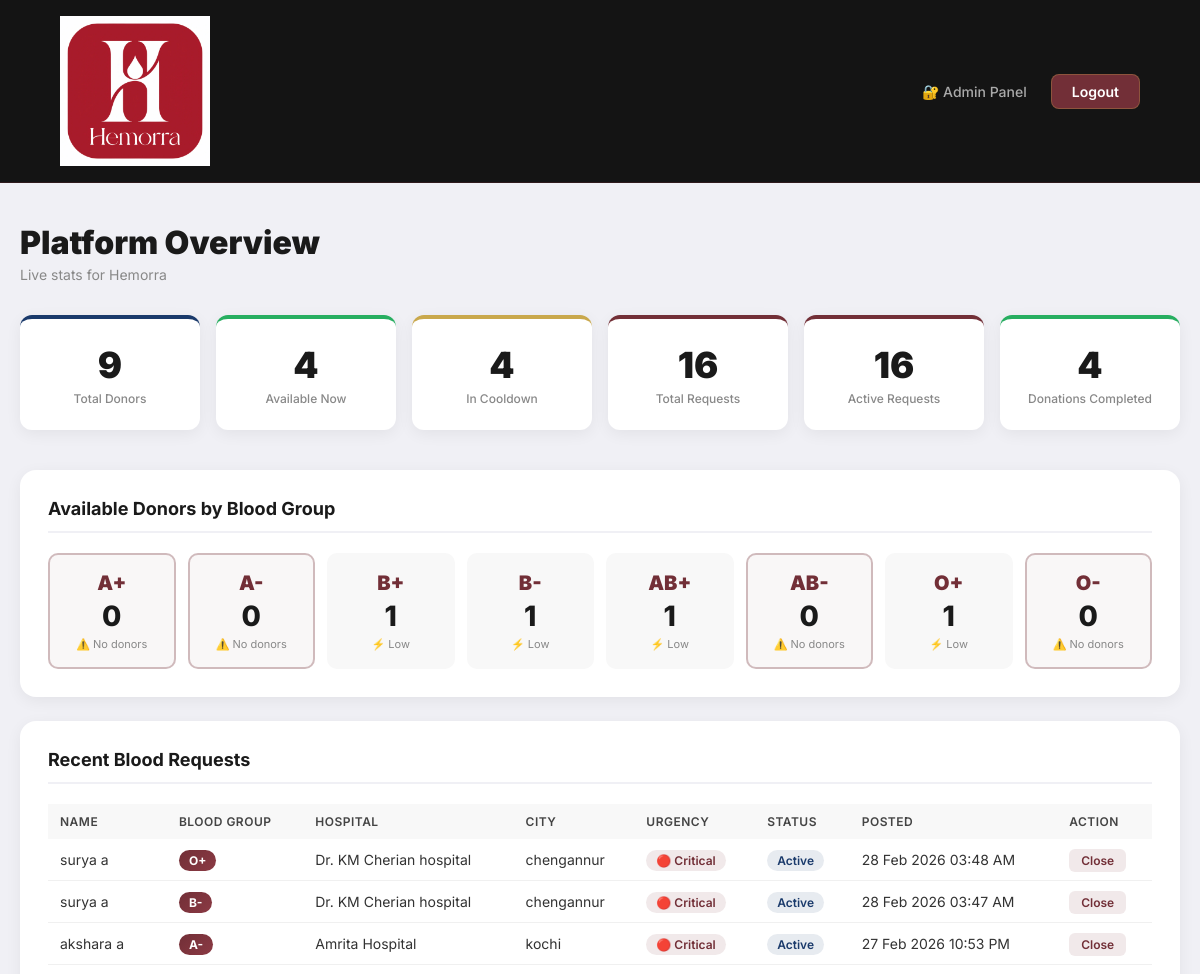
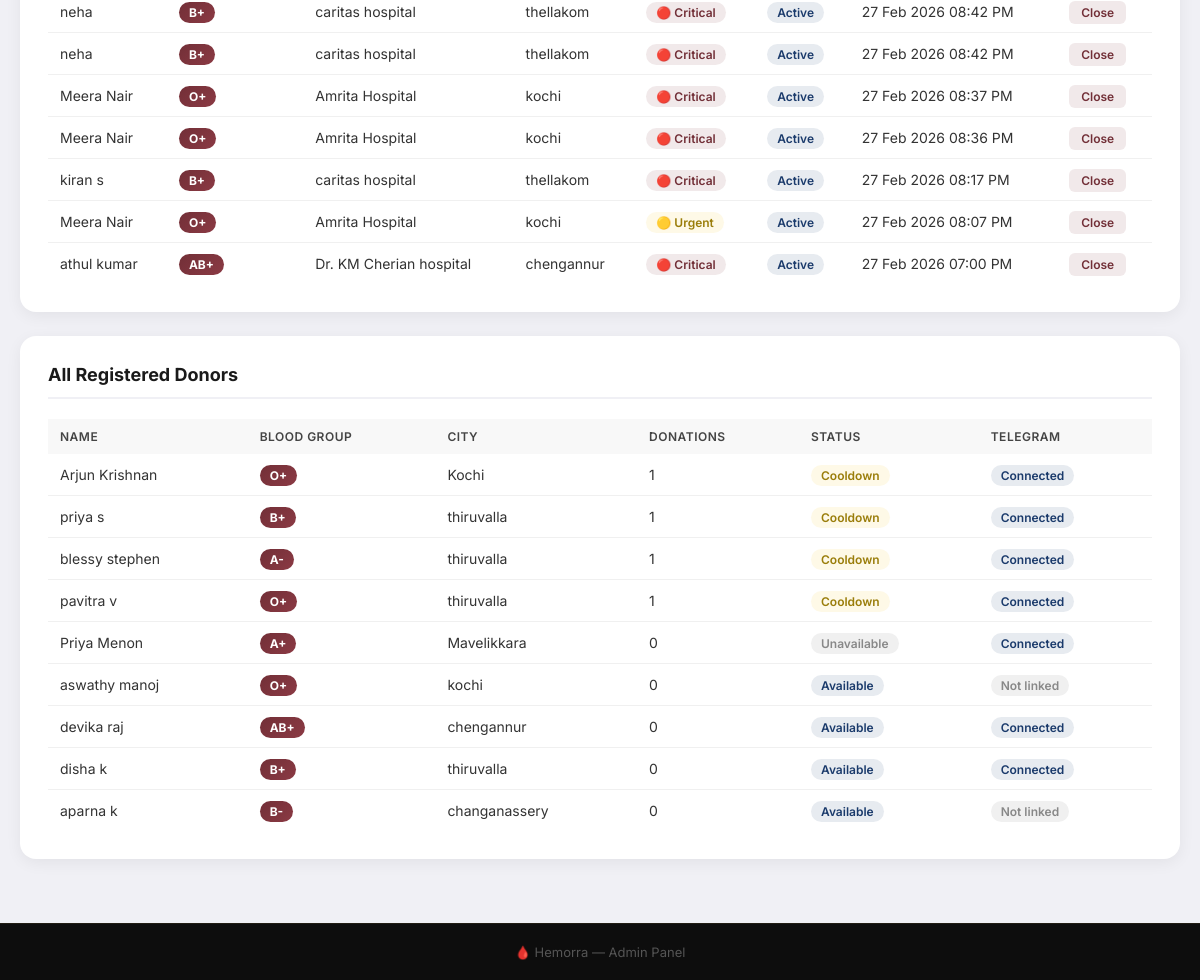
The app's page /admin/dashboard (signed in) with its own data (2 pictures, top to bottom).
### database.py (models this page shows)
class User(db.Model):
    id = db.Column(db.Integer, primary_key=True)
    name = db.Column(db.String(100), nullable=False)
    email = db.Column(db.String(100), unique=True, nullable=False)
    college_id = db.Column(db.String(50), unique=True, nullable=False)
    blood_group = db.Column(db.String(5), nullable=False)
    weight = db.Column(db.Float, nullable=False)
    city = db.Column(db.String(100), nullable=False)
    last_donation_date = db.Column(db.DateTime, nullable=True)
    is_available = db.Column(db.Boolean, default=True)
    next_eligible_date = db.Column(db.DateTime, nullable=True)
    donate_count = db.Column(db.Integer, default=0)
    password = db.Column(db.String(200), nullable=False)
    telegram_chat_id = db.Column(db.String(100), nullable=True)

class BloodRequest(db.Model):
    id = db.Column(db.Integer, primary_key=True)
    requester_name = db.Column(db.String(100), nullable=False)
    requester_phone = db.Column(db.String(20), nullable=False)
    blood_group = db.Column(db.String(5), nullable=False)
    hospital = db.Column(db.String(200), nullable=False)
    city = db.Column(db.String(100), nullable=False)
    urgency = db.Column(db.String(20), nullable=False)
    status = db.Column(db.String(20), default='active')
    unique_code = db.Column(db.String(10), unique=True, nullable=False)
    created_at = db.Column(db.DateTime, default=datetime.utcnow)

### app.py (the view)
@app.route('/admin/dashboard')
def admin_dashboard():
    if not session.get('admin'):
        return redirect(url_for('admin'))
    total_donors = User.query.count()
    available_donors = User.query.filter_by(is_available=True).filter(
        (User.next_eligible_date == None) |
        (User.next_eligible_date <= datetime.utcnow())
    ).count()
    in_cooldown = User.query.filter(
        User.next_eligible_date > datetime.utcnow()
    ).count()
    total_requests = BloodRequest.query.count()
    active_requests = BloodRequest.query.filter_by(status='active').count()
    total_donations = DonorResponse.query.filter_by(status='donated').count()
    blood_groups = ['A+', 'A-', 'B+', 'B-', 'AB+', 'AB-', 'O+', 'O-']
    blood_group_counts = {}
    for bg in blood_groups:
        count = User.query.filter_by(blood_group=bg, is_available=True).filter(
            (User.next_eligible_date == None) |
            (User.next_eligible_date <= datetime.utcnow())
        ).count()
        blood_group_counts[bg] = count
    recent_requests = BloodRequest.query.order_by(
        BloodRequest.created_at.desc()
    ).limit(10).all()
    all_donors = User.query.order_by(User.donate_count.desc()).all()
    return render_template('admin_dashboard.html',
        total_donors=total_donors,
        available_donors=available_donors,
        in_cooldown=in_cooldown,
        total_requests=total_requests,
        active_requests=active_requests,
        total_donations=total_donations,
        blood_group_counts=blood_group_counts,
        recent_requests=recent_requests,
        all_donors=all_donors,
        now=datetime.utcnow()
    )

### templates/admin_dashboard.html (shortened to what this page needs)
<!DOCTYPE html>
<html lang="en">
<head>
    <link rel="stylesheet" href="{{ url_for('static', filename='style.css') }}">
</head>
<body class="admin-body">
    <nav class="nav-landing">
        <img src="{{ url_for('static', filename='logo.png.jpeg') }}" alt="Hemorra" class="nav-logo-img">
        <div class="nav-links">
            <span class="nav-name">🔐 Admin Panel</span>
            <a href="/admin/logout" class="btn-nav-register">Logout</a>
        </div>
    </nav>
    <div class="admin-container">
        <div class="admin-header">
            <h1>Platform Overview</h1>
            <p>Live stats for Hemorra</p>
        </div>
        <div class="admin-stats-grid">
            <div class="admin-stat-card blue">
                <div class="admin-stat-num">{{ total_donors }}</div>
                <div class="admin-stat-label">Total Donors</div>
            </div>
            <div class="admin-stat-card green">
                <div class="admin-stat-num">{{ available_donors }}</div>
                <div class="admin-stat-label">Available Now</div>
            </div>
            <div class="admin-stat-card yellow">
                <div class="admin-stat-num">{{ in_cooldown }}</div>
                <div class="admin-stat-label">In Cooldown</div>
            </div>
            <div class="admin-stat-card red">
                <div class="admin-stat-num">{{ total_requests }}</div>
                <div class="admin-stat-label">Total Requests</div>
            </div>
            <div class="admin-stat-card red">
                <div class="admin-stat-num">{{ active_requests }}</div>
                <div class="admin-stat-label">Active Requests</div>
            </div>
            <div class="admin-stat-card green">
                <div class="admin-stat-num">{{ total_donations }}</div>
                <div class="admin-stat-label">Donations Completed</div>
            </div>
        </div>
        <div class="admin-section">
            <h2>Available Donors by Blood Group</h2>
            <div class="blood-group-grid">
                {% for bg, count in blood_group_counts.items() %}
                <div class="blood-group-card {% if count == 0 %}empty{% endif %}">
                    <div class="bg-label">{{ bg }}</div>
                    <div class="bg-count">{{ count }}</div>
                    <div class="bg-status">
                        {% if count == 0 %}
                            ⚠️ No donors
                        {% elif count == 1 %}
                            ⚡ Low
                        {% else %}
                            ✅ Good
                        {% endif %}
                    </div>
                </div>
                {% endfor %}
            </div>
        </div>
        <div class="admin-section">
            <h2>Recent Blood Requests</h2>
            <div class="admin-table-box">
                <table class="admin-table">
                    <thead>
                        <tr>
                            <th>Name</th>
                            <th>Blood Group</th>
                            <th>Hospital</th>
                            <th>City</th>
                            <th>Urgency</th>
                            <th>Status</th>
                            <th>Posted</th>
                            <th>Action</th>
                        </tr>
                    </thead>
                    <tbody>
                        {% for req in recent_requests %}
                        <tr>
                            <td>{{ req.requester_name }}</td>
                            <td><span class="bg-pill">{{ req.blood_group }}</span></td>
                            <td>{{ req.hospital }}</td>
                            <td>{{ req.city }}</td>
                            <td>
                                {% if req.urgency == 'critical' %}
                                    <span class="urgency-pill critical">🔴 Critical</span>
                                {% elif req.urgency == 'urgent' %}
                                    <span class="urgency-pill urgent">🟡 Urgent</span>
                                {% else %}
                                    <span class="urgency-pill moderate">🟢 Moderate</span>
                                {% endif %}
                            </td>
                            <td>
                                {% if req.status == 'active' %}
                                    <span class="status-pill active">Active</span>
                                {% else %}
                                    <span class="status-pill closed">Closed</span>
                                {% endif %}
                            </td>
                            <td>{{ req.created_at.strftime('%d %b %Y %I:%M %p') }}</td>
                            <td>
                                {% if req.status == 'active' %}
                                <a href="/admin/close_request/{{ req.id }}"
                                    class="btn-close-req"
                                    onclick="return confirm('Close this request?')">
                                    Close
                                </a>
                                {% else %}
                                    —
                                {% endif %}
                            </td>
                        </tr>
                        {% endfor %}
                    </tbody>
                </table>
            </div>
        </div>
        <div class="admin-section">
            <h2>All Registered Donors</h2>
            <div class="admin-table-box">
                <table class="admin-table">
                    <thead>
                        <tr>
                            <th>Name</th>
                            <th>Blood Group</th>
                            <th>City</th>
                            <th>Donations</th>
                            <th>Status</th>
                            <th>Telegram</th>
                        </tr>
                    </thead>
                    <tbody>
                        {% for donor in all_donors %}
                        <tr>
                            <td>{{ donor.name }}</td>
                            <td><span class="bg-pill">{{ donor.blood_group }}</span></td>
                            <td>{{ donor.city }}</td>
                            <td>{{ donor.donate_count }}</td>
                            <td>
                                {% if donor.next_eligible_date and donor.next_eligible_date > now %}
                                    <span class="status-pill cooldown">Cooldown</span>
                                {% elif donor.is_available %}
                                    <span class="status-pill active">Available</span>
                                {% else %}
                                    <span class="status-pill closed">Unavailable</span>
                                {% endif %}
                            </td>
                            <td>
                                {% if donor.telegram_chat_id %}
                                    <span class="status-pill active">Connected</span>
                                {% else %}
                                    <span class="status-pill closed">Not linked</span>
                                {% endif %}
                            </td>
                        </tr>
                        {% endfor %}
                    </tbody>
                </table>
            </div>
        </div>
    </div>
    <footer class="page-footer">
        <p>🩸 Hemorra — Admin Panel</p>
    </footer>
</body>
</html>

### static/style.css (style rules this page uses)
* { margin: 0; padding: 0; box-sizing: border-box; font-family: 'Inter', 'Segoe UI', sans-serif; }
body { background: #0d0d0d; min-height: 100vh; }
.nav-landing { display: flex; align-items: center; justify-content: space-between; padding: 16px 60px; background: rgba(13,13,13,0.97); backdrop-filter: blur(10px); position: sticky; top: 0; z-index: 100; border-bottom: 1px solid rgba(114,47,55,0.3); }
.nav-logo-img { height: 150px; width: auto; }
.nav-links { display: flex; align-items: center; gap: 24px; }
.btn-nav-register { background: #722F37; color: white; padding: 8px 20px; border-radius: 8px; text-decoration: none; font-size: 14px; font-weight: 600; transition: background 0.2s; border: 1px solid rgba(201,168,76,0.3); }
.page-footer { background: #0d0d0d; color: #555; text-align: center; padding: 20px; font-size: 13px; margin-top: auto; border-top: 1px solid rgba(201,168,76,0.1); }
.nav-name { color: #aaa; font-size: 14px; font-weight: 500; }
.admin-body { background: #f0f0f5; min-height: 100vh; font-family: 'Inter', sans-serif; display: flex; flex-direction: column; }
.admin-container { max-width: 1200px; margin: 0 auto; padding: 40px 20px; flex: 1; width: 100%; }
.admin-header { margin-bottom: 32px; }
.admin-header h1 { font-size: 32px; font-weight: 900; color: #1a1a1a; margin-bottom: 4px; }
.admin-header p { font-size: 14px; color: #888; }
.admin-stats-grid { display: grid; grid-template-columns: repeat(6, 1fr); gap: 16px; margin-bottom: 40px; }
.admin-stat-card { background: white; padding: 24px 16px; border-radius: 12px; box-shadow: 0 4px 16px rgba(0,0,0,0.06); text-align: center; }
.admin-stat-card.blue { border-top: 4px solid #1a3a6b; }
.admin-stat-card.green { border-top: 4px solid #27ae60; }
.admin-stat-card.yellow { border-top: 4px solid #c9a84c; }
.admin-stat-card.red { border-top: 4px solid #722F37; }
.admin-stat-num { font-size: 36px; font-weight: 900; color: #1a1a1a; margin-bottom: 4px; }
.admin-stat-label { font-size: 12px; color: #888; font-weight: 500; }
.admin-section { background: white; border-radius: 16px; padding: 28px; box-shadow: 0 4px 16px rgba(0,0,0,0.06); margin-bottom: 24px; }
.admin-section h2 { font-size: 18px; font-weight: 700; color: #1a1a1a; margin-bottom: 20px; padding-bottom: 12px; border-bottom: 2px solid #f0f0f5; }
.blood-group-grid { display: grid; grid-template-columns: repeat(8, 1fr); gap: 12px; }
.blood-group-card { background: #f8f8f8; border-radius: 10px; padding: 16px 8px; text-align: center; border: 2px solid transparent; transition: all 0.2s; }
.blood-group-card.empty { border-color: rgba(114,47,55,0.3); background: rgba(114,47,55,0.04); }
.bg-label { font-size: 20px; font-weight: 900; color: #722F37; margin-bottom: 4px; }
.bg-count { font-size: 28px; font-weight: 800; color: #1a1a1a; margin-bottom: 4px; }
.bg-status { font-size: 11px; color: #888; }
.admin-table-box { overflow-x: auto; }
.admin-table { width: 100%; border-collapse: collapse; font-size: 14px; }
.admin-table th { text-align: left; padding: 10px 12px; background: #f8f8f8; color: #444; font-weight: 600; font-size: 12px; text-transform: uppercase; letter-spacing: 0.5px; }
.admin-table td { padding: 12px; border-bottom: 1px solid #f0f0f0; color: #333; }
.admin-table tr:last-child td { border-bottom: none; }
.bg-pill { background: linear-gradient(135deg, #722F37, #8b3a44); color: white; padding: 3px 10px; border-radius: 12px; font-size: 12px; font-weight: 700; }
.urgency-pill { padding: 3px 10px; border-radius: 12px; font-size: 12px; font-weight: 600; }
.urgency-pill.critical { background: rgba(114,47,55,0.1); color: #722F37; }
.urgency-pill.urgent { background: #fef9e7; color: #9a7d0a; }
.status-pill { padding: 3px 10px; border-radius: 12px; font-size: 12px; font-weight: 600; }
.status-pill.active { background: rgba(26,58,107,0.1); color: #1a3a6b; }
.status-pill.closed { background: #f0f0f0; color: #888; }
.status-pill.cooldown { background: #fef9e7; color: #9a7d0a; }
.btn-close-req { background: rgba(114,47,55,0.1); color: #722F37; padding: 4px 12px; border-radius: 6px; font-size: 12px; font-weight: 600; text-decoration: none; transition: all 0.2s; }

### records on screen
User: blood_group "AB+", is_available "1", shows "⚡ Low", name "devika raj", city "chengannur", donate_count "0", shows "Available", telegram_chat_id "Connected"
BloodRequest: requester_name "surya a", blood_group "O+", hospital "Dr. KM Cherian hospital", city "chengannur", urgency "🔴 Critical", status "Active", created_at "28 Feb 2026 03:48 AM"
BloodRequest: requester_name "surya a", blood_group "B-", hospital "Dr. KM Cherian hospital", city "chengannur", urgency "🔴 Critical", status "Active", created_at "28 Feb 2026 03:47 AM"
BloodRequest: requester_name "akshara a", blood_group "A-", hospital "Amrita Hospital", city "kochi", urgency "🔴 Critical", status "Active", created_at "27 Feb 2026 10:53 PM"
BloodRequest: requester_name "neha", blood_group "B+", hospital "caritas hospital", city "thellakom", urgency "🔴 Critical", status "Active", created_at "27 Feb 2026 08:42 PM"
BloodRequest: requester_name "neha", blood_group "B+", hospital "caritas hospital", city "thellakom", urgency "🔴 Critical", status "Active", created_at "27 Feb 2026 08:42 PM"
BloodRequest: requester_name "Meera Nair", blood_group "O+", hospital "Amrita Hospital", city "kochi", urgency "🔴 Critical", status "Active", created_at "27 Feb 2026 08:37 PM"
BloodRequest: requester_name "Meera Nair", blood_group "O+", hospital "Amrita Hospital", city "kochi", urgency "🔴 Critical", status "Active", created_at "27 Feb 2026 08:36 PM"
BloodRequest: requester_name "kiran s", blood_group "B+", hospital "caritas hospital", city "thellakom", urgency "🔴 Critical", status "Active", created_at "27 Feb 2026 08:17 PM"
BloodRequest: requester_name "Meera Nair", blood_group "O+", hospital "Amrita Hospital", city "kochi", urgency "🟡 Urgent", status "Active", created_at "27 Feb 2026 08:07 PM"
BloodRequest: requester_name "athul kumar", blood_group "AB+", hospital "Dr. KM Cherian hospital", city "chengannur", urgency "🔴 Critical", status "Active", created_at "27 Feb 2026 07:00 PM"
User: name "Arjun Krishnan", blood_group "O+", city "Kochi", donate_count "1", shows "Cooldown", telegram_chat_id "Connected"
User: name "priya s", blood_group "B+", city "thiruvalla", donate_count "1", shows "Cooldown", telegram_chat_id "Connected"
User: name "blessy stephen", blood_group "A-", city "thiruvalla", donate_count "1", shows "Cooldown", telegram_chat_id "Connected"
User: name "pavitra v", blood_group "O+", city "thiruvalla", donate_count "1", shows "Cooldown", telegram_chat_id "Connected"
User: name "Priya Menon", blood_group "A+", city "Mavelikkara", donate_count "0", is_available "Unavailable", telegram_chat_id "Connected"
User: name "aswathy manoj", blood_group "O+", city "kochi", donate_count "0", is_available "Available", shows "Not linked"
User: name "disha k", blood_group "B+", city "thiruvalla", donate_count "0", is_available "Available", telegram_chat_id "Connected"
User: name "aparna k", blood_group "B-", city "changanassery", donate_count "0", is_available "Available", shows "Not linked"

### other values on screen
{{ total_donors }} "9"
{{ available_donors }} "4"
{{ in_cooldown }} "4"
{{ total_requests }} "16"
{{ active_requests }} "16"
{{ total_donations }} "4"
{{ bg }} "A+" "A-" "B+" "B-" "AB-" "O+" "O-"
{{ count }} "0" "0" "1" "1" "0" "1" "0"
